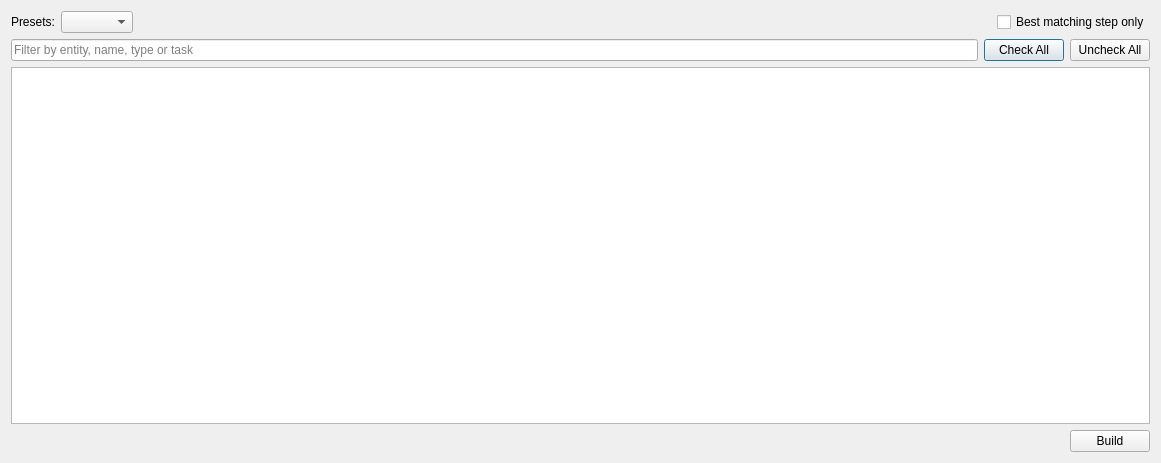
<?xml version="1.0" encoding="UTF-8"?>
<ui version="4.0">
 <class>Dialog</class>
 <widget class="QDialog" name="Dialog">
  <property name="geometry">
   <rect>
    <x>0</x>
    <y>0</y>
    <width>1161</width>
    <height>463</height>
   </rect>
  </property>
  <property name="windowTitle">
   <string>Dialog</string>
  </property>
  <layout class="QVBoxLayout" name="verticalLayout">
   <item>
    <layout class="QHBoxLayout" name="preset_layout">
     <item>
      <widget class="QLabel" name="preset_label">
       <property name="sizePolicy">
        <sizepolicy hsizetype="Maximum" vsizetype="Preferred">
         <horstretch>0</horstretch>
         <verstretch>0</verstretch>
        </sizepolicy>
       </property>
       <property name="text">
        <string>Presets:</string>
       </property>
      </widget>
     </item>
     <item>
      <widget class="QComboBox" name="presets">
       <property name="sizePolicy">
        <sizepolicy hsizetype="Maximum" vsizetype="Fixed">
         <horstretch>0</horstretch>
         <verstretch>0</verstretch>
        </sizepolicy>
       </property>
      </widget>
     </item>
     <item>
      <spacer name="horizontalSpacer">
       <property name="orientation">
        <enum>Qt::Horizontal</enum>
       </property>
       <property name="sizeHint" stdset="0">
        <size>
         <width>40</width>
         <height>20</height>
        </size>
       </property>
      </spacer>
     </item>
     <item>
      <widget class="QCheckBox" name="best_matching_step_only">
       <property name="toolTip">
        <string>For each entity, only show the files of the preferred upstream step that has files. When unchecked, the files of the other upstream steps are shown unchecked.</string>
       </property>
       <property name="text">
        <string>Best matching step only</string>
       </property>
      </widget>
     </item>
    </layout>
   </item>
   <item>
    <layout class="QHBoxLayout" name="filter_layout">
     <item>
      <widget class="QLineEdit" name="filter">
       <property name="placeholderText">
        <string>Filter by entity, name, type or task</string>
       </property>
       <property name="clearButtonEnabled">
        <bool>true</bool>
       </property>
      </widget>
     </item>
     <item>
      <widget class="QPushButton" name="check_all_button">
       <property name="toolTip">
        <string>Check the visible files</string>
       </property>
       <property name="text">
        <string>Check All</string>
       </property>
      </widget>
     </item>
     <item>
      <widget class="QPushButton" name="uncheck_all_button">
       <property name="toolTip">
        <string>Uncheck the visible files</string>
       </property>
       <property name="text">
        <string>Uncheck All</string>
       </property>
      </widget>
     </item>
    </layout>
   </item>
   <item>
    <widget class="QTreeView" name="view">
     <property name="editTriggers">
      <set>QAbstractItemView::CurrentChanged|QAbstractItemView::SelectedClicked</set>
     </property>
     <property name="selectionMode">
      <enum>QAbstractItemView::NoSelection</enum>
     </property>
     <property name="selectionBehavior">
      <enum>QAbstractItemView::SelectRows</enum>
     </property>
     <attribute name="headerVisible">
      <bool>false</bool>
     </attribute>
    </widget>
   </item>
   <item>
    <layout class="QHBoxLayout" name="button_layout">
     <item>
      <widget class="QLabel" name="selection_label"/>
     </item>
     <item>
      <spacer name="horizontalSpacer_2">
       <property name="orientation">
        <enum>Qt::Horizontal</enum>
       </property>
       <property name="sizeHint" stdset="0">
        <size>
         <width>40</width>
         <height>20</height>
        </size>
       </property>
      </spacer>
     </item>
     <item>
      <widget class="QPushButton" name="build_button">
       <property name="sizePolicy">
        <sizepolicy hsizetype="Maximum" vsizetype="Fixed">
         <horstretch>0</horstretch>
         <verstretch>0</verstretch>
        </sizepolicy>
       </property>
       <property name="text">
        <string>Build</string>
       </property>
      </widget>
     </item>
    </layout>
   </item>
  </layout>
 </widget>
 <resources>
  <include location="resources.qrc"/>
 </resources>
 <connections/>
</ui>
